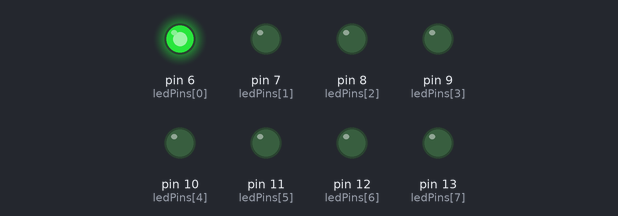
The sketch below on a simulated Arduino Uno, built with avr-gcc and run on an emulated ATmega328P. On the bench: output pins drawn as LEDs (lit = HIGH).

Above: at 0.5 s.
At 1.5 s:
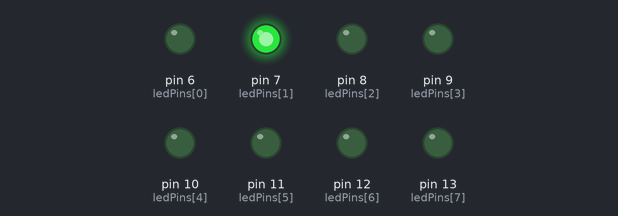
At 2.5 s:
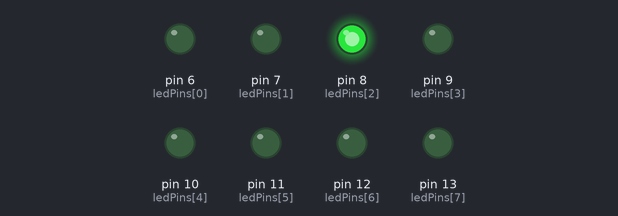
At 4.5 s:
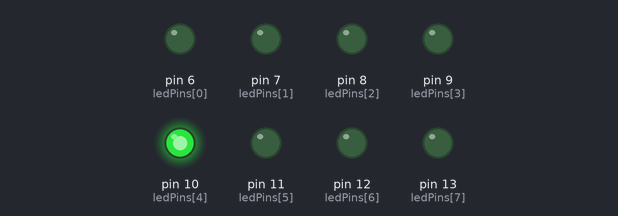
At 7.5 s:
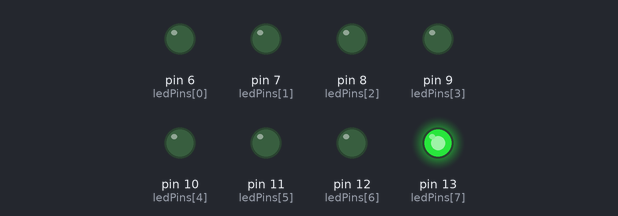
At 18.3 s:
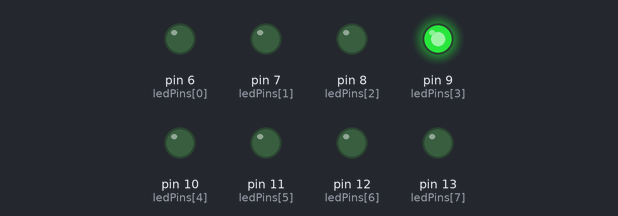
Timing chart, 0 to 19.2 s (numbered marks = the images above):
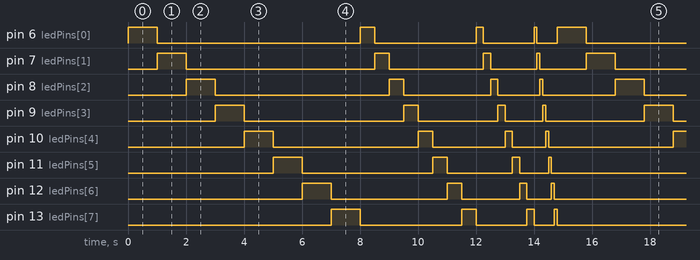

The sketch:

sketch.ino
```cpp
const int num_out = 8;

int delay_arr[] = {1000, 500, 250, 100};

int ledPins[] = {
  6, 7, 8, 9, 10, 11, 12, 13
};

void setup() {
  for (int i = 0; i < num_out; ++i) {
    pinMode(ledPins[i], OUTPUT);
  }

}

void loop() {
  for (int i = 0; i < 4; ++i) {
    for (int j = 0; j < num_out; ++j) {
      digitalWrite(ledPins[j], HIGH);
      delay(delay_arr[i]);
      digitalWrite(ledPins[j], LOW);
    }
  }
}
```

Measured:
- by itself, pin 6 (ledPins[0]): repeats every 14.8 s: LOW 7.0 s, HIGH 0.50 s, LOW 3.5 s, HIGH 0.25 s, LOW 1.8 s, HIGH 0.10 s, LOW 0.70 s, HIGH 1.0 s
- by itself, pin 7 (ledPins[1]): repeats every 14.8 s: LOW 6.5 s, HIGH 0.50 s, LOW 3.3 s, HIGH 0.25 s, LOW 1.6 s, HIGH 0.10 s, LOW 1.6 s, HIGH 1.0 s
- by itself, pin 8 (ledPins[2]): repeats every 14.8 s: LOW 6.0 s, HIGH 0.50 s, LOW 3.0 s, HIGH 0.25 s, LOW 1.5 s, HIGH 0.10 s, LOW 2.5 s, HIGH 1.0 s
- by itself, pin 9 (ledPins[3]): repeats every 14.8 s: LOW 5.5 s, HIGH 0.50 s, LOW 2.8 s, HIGH 0.25 s, LOW 1.3 s, HIGH 0.10 s, LOW 3.4 s, HIGH 1.0 s
- by itself, pin 10 (ledPins[4]): repeats every 14.8 s: LOW 5.0 s, HIGH 0.50 s, LOW 2.5 s, HIGH 0.25 s, LOW 1.2 s, HIGH 0.10 s, LOW 4.3 s, HIGH 1.0 s
- by itself, pin 11 (ledPins[5]): repeats every 14.8 s: LOW 4.5 s, HIGH 0.50 s, LOW 2.3 s, HIGH 0.25 s, LOW 1.0 s, HIGH 0.10 s, LOW 5.2 s, HIGH 1.0 s
- by itself, pin 12 (ledPins[6]): repeats every 14.8 s: LOW 4.0 s, HIGH 0.50 s, LOW 2.0 s, HIGH 0.25 s, LOW 0.85 s, HIGH 0.10 s, LOW 6.1 s, HIGH 1.0 s
- by itself, pin 13 (ledPins[7]): repeats every 14.8 s: LOW 3.5 s, HIGH 0.50 s, LOW 1.8 s, HIGH 0.25 s, LOW 0.70 s, HIGH 0.10 s, LOW 7.0 s, HIGH 1.0 s
